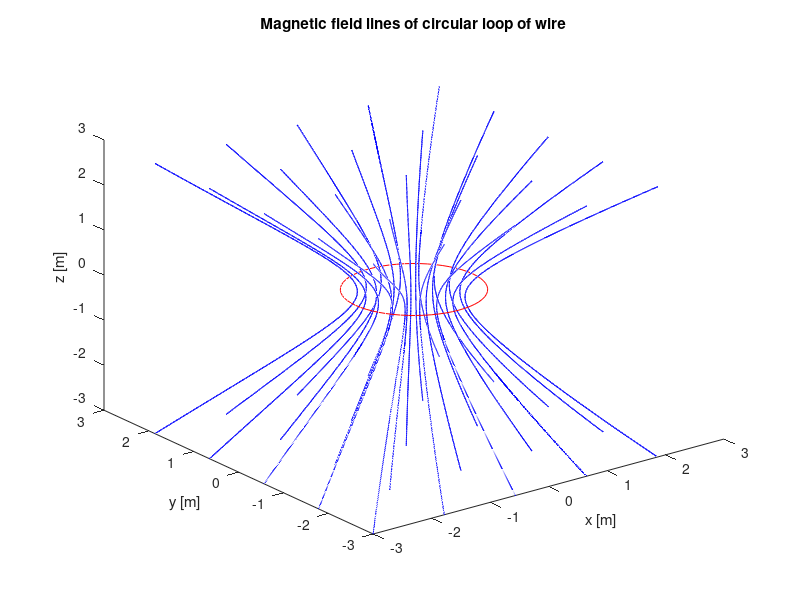

Recreate this plot in MATLAB. (Note: this script raises an error after producing the figure.)
%% Lab 7:Numerical Simulation of Magnetic Coils: single circular loop of wire

%% Constants
clear variables % clears workspace
number_of_XYZ_divisions = 75; % used for XYZ
number_of_divisions = 150; % increase for greater accuracy of B field
R = 1; % radius of circular wire is 1 meter
lambda = 2*10^-6; % uniform current denisty
u0 = 1.26e-12;
dphi = 2*pi/number_of_divisions;
dtheta = pi/number_of_divisions;

%% Circular Wire component calculation (Physical Dipole)

phi = linspace(0,2*pi,number_of_divisions);

x = linspace(-3,3,number_of_XYZ_divisions);
y = x;
z = y;
[X,Y,Z] = meshgrid(x, y, z);

Bx = zeros(size(X));
By = Bx;
Bz = By;

for phi_increment = 1:number_of_divisions
    Bx_numerator = Z.*cos(phi(phi_increment));
    By_numerator = Z.*sin(phi(phi_increment));
    Bz_numerator = (sin(phi(phi_increment)).*(R*sin(phi(phi_increment)) - Y)) ...
                  +(cos(phi(phi_increment)).*(R*cos(phi(phi_increment)) - X));
    
    Rx = X - R*cos(phi(phi_increment));
    Ry = Y - R*sin(phi(phi_increment));
    Rz = Z;
    
    Rmag = sqrt(Rx.^2 + Ry.^2 + Rz.^2);
    
    Bx = Bx + (dphi*R*Bx_numerator ./(Rmag.^2));
    By = By + (dphi*R*By_numerator ./(Rmag.^2));
    Bz = Bz + (dphi*R*Bz_numerator ./(Rmag.^2));
    
end

Bx = u0*lambda*.5*R.*Bx; % including scientific constants
By = u0*lambda*.5*R.*By;
Bz = u0*lambda*.5*R.*Bz;

%B = By + Bz;

%% 2D Vector Plot

index = 1:15:75;

pX = X(index, index, index);
pY = Y(index, index, index);
pZ = Z(index, index, index);
pBx = Bx(index, index, index);
pBy = By(index, index, index);
pBz = Bz(index, index, index);

%quiver3(pX, pY, pZ, pBx, pBy, pBz) % creates 3D vector plot
startx = x(index);
starty = y(index);
startz = -3*ones(size(pX)); % gives beginning/end/increments to sweep across z axis

streamline(X,Y,Z,Bx,By,Bz,pX,pY,startz) % creates contour plot
view(3)

%quiver( pY, pZ, pBy, pBz) % 2D vector plot

xlabel('x [m]')
ylabel('y [m]')
zlabel('z [m]')
title('Magnetic field lines of circular loop of wire')
xlim([-3 3])
ylim([-3 3])
zlim([-3 3])


% 2D circular loop side view
%circle1 =  rectangle('Position',[-1 0 2 .1],'Curvature',[1,1]);
%    set(circle1,'FaceColor',[1, 0, 0],'EdgeColor',[1, 0, 0]);


% 3D circular loop
circle2 =  rectangle('Position',[-1 -1 2 2],'Curvature',[1,1]);
    set(circle2,'EdgeColor',[1, 0, 0]);
    circle2. LineWidth = 4;
    
% str = {'Red line is current loop'};
% text(-3,2.6,str)

%% Magnetic field of a PURE Dipole

clear variables

u0 = 1.26e-12;
m = 9.11*10^-31;
sci_constants = u0*m/4*pi;
number_of_XYZ_divisions = 30;
x = linspace(-3,3,number_of_XYZ_divisions);
z = x;
y = zeros(size(x));

[X,Y,Z] = meshgrid(x, y, z);

prefactor = 1./(((X.^2) + (Y.^2) + (Z.^2)).^2);

Bxy_prefactor = ((2 + 1./sqrt((X.^2) + (Y.^2) + (Z.^2))));
Bx_x = X.*Z;
By_y = Y.*Z;
Bz_z = 2*(Z.^2) - (X.^2) - (Y.^2);
Bx = sci_constants*prefactor.*Bxy_prefactor.*Bx_x;
By = sci_constants*prefactor.*Bxy_prefactor.*By_y;
Bz = sci_constants*prefactor.*Bz_z;

Bmag = sqrt((Bx.^2)+(By.^2)+(Bz.^2));
Bx_norm = Bx./Bmag;
By_norm = By./Bmag;
Bz_norm = Bz./Bmag;

quiver( X, Z, Bx_norm, Bz_norm)
% quiver3(X, Y, Z, Bx_norm, By_norm, Bz_norm,'autoscalefactor', 9)
hold on

circle1 =  rectangle('Position',[-1 0 2 .1],'Curvature',[1,1]);
    set(circle1,'FaceColor',[1, 0, 0],'EdgeColor',[1, 0, 0]);

% circle2 =  rectangle('Position',[-1 -1 2 2],'Curvature',[1,1]);
%     set(circle2,'EdgeColor',[1, 0, 0]);
%     circle2. LineWidth = 4;

str = {'Line is loop for comparison'};
text(-2.5,2,str)
    
xlabel('x [m]')
ylabel('z [m]')
zlabel('z [m]')
title('Magnetic field lines of Pure Dipole')
xlim([-3 3])
ylim([-3 3])
zlim([-3 3])



